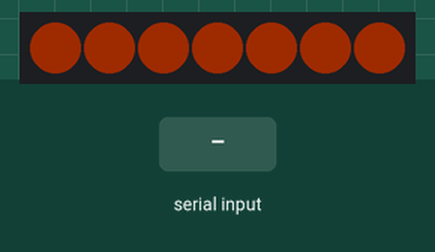
This sketch was run on a simulated Arduino Uno, built with avr-gcc and run on an emulated ATmega328P. Shown: 7 RGB LEDs in strip order, left to right. The test bench sets the inputs (shaded band). Dim RGB values are drawn brighter than linear; the strip is taken to match the declared colour order.

Above: at 0.1 s.
1.3 s: "90,45\n" received over Serial
At 2.7 s:
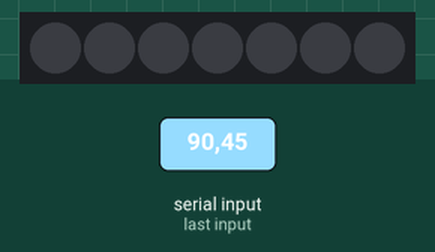
3.8 s: "30,150\n" received over Serial
At 5.1 s:
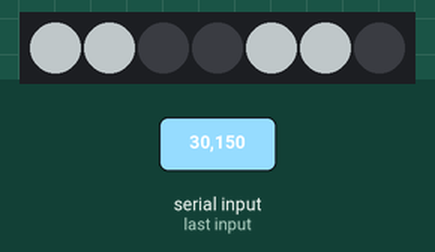
Timing chart, 0 to 10.2 s (numbered marks = the images above; inputs shaded):
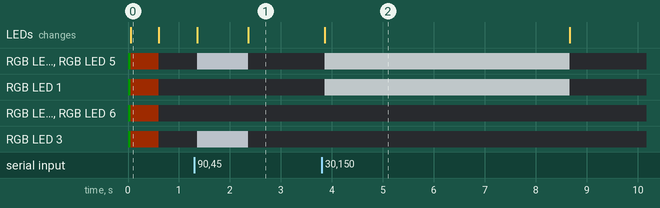

Measured:
- after the input at 1.3 s, RGB LED 0, RGB LED 3–5: off → RGB(97, 101, 105) after 0.05 s, → off 1.0 s later; the LEDs: first change after 0.05 s (image 1 shows a later state)
- after the input at 3.8 s, RGB LED 0, RGB LED 1, RGB LED 4, RGB LED 5: off → RGB(97, 101, 102) after 0.06 s, → off 4.8 s later; the LEDs: change after 0.06 s (image 2)
- what the display in image 0 shows lasts 0.5 s, from 0.1 s to 0.6 s

The sketch:

led_over_usb.ino
```cpp
#include <Adafruit_NeoPixel.h>

#define PIN 10

Adafruit_NeoPixel pixels = Adafruit_NeoPixel(7, PIN, NEO_RGBW);
int indexByte = 0;
int redByte = 0;
int greenByte = 0;
int blueByte = 0;
int whiteByte = 0;
int timebyte = 0;

boolean isSerialMonitor = false;

class OffEvent {
  public:
    uint32_t atTime;
    int index;
    OffEvent() {}
};
OffEvent offEvents[16];
int offEventLength = 0;


void setup() {
  pixels.begin();
  showAlive(20, 0, 0);
  Serial.begin(9600);
  while(!Serial);
  delay(50);
  showAlive(8, 30, 0);
}

void showAlive(int r, int g, int b) {
  setRGB(127, r, g, b, 0);
  addOffEvent(millis() + 500, 127);
}

void loop() {
  //Turn LEDs off after specified time
  if (offEventLength > 0 && offEvents[offEventLength-1].atTime < millis()) {
    setRGB(offEvents[offEventLength-1].index, 0, 0, 0, 0);
    offEventLength--;
  }

  //Read new data
  if (Serial.available() >= 6) {
    if (!readValues()) {
      return;
    }
    execute();
  }
  delay(50);
}

boolean readValues() {
    indexByte = monitorAdjust(Serial.read());
    redByte = monitorAdjust(Serial.read());
    greenByte = monitorAdjust(Serial.read());
    blueByte = monitorAdjust(Serial.read());
    whiteByte = monitorAdjust(Serial.read());
    timebyte = monitorAdjust(Serial.read());
    return indexByte != -1 && redByte != -1 && greenByte != -1
      && blueByte != -1 && whiteByte != -1 && timebyte != -1;
}

int monitorAdjust(int val) {
  if (!isSerialMonitor) {
    return val;
  }
  if (val >= 48 && val <= 57) { //ascii 0-9 -> int 0-9
    return val - 48;
  }
  return val * 2; //cause ascii 0-127 and i want full byte range
}


void execute() {
  if (indexByte == 255) {
    dumpSerial();
  }

  setRGB(indexByte, redByte, greenByte, blueByte, whiteByte);
  addOffEvent(millis() + (timebyte * 100), indexByte);
}

void dumpSerial() {
  while (Serial.available() > 0) {
    Serial.read();
  }
}

void setRGB(int index, int red, int green, int blue, int white) {
  unsigned int mask;
  int maskPos=6;
  for (mask = 0b01000000; mask != 0; mask >>= 1) {
    if (index & mask) {
      pixels.setPixelColor(maskPos, pixels.Color(green, red, blue, white));
    }
    maskPos--;
  }
  pixels.show();
}

void addOffEvent(uint32_t atTime, int index) {
  if(offEventLength == 16) {
    return;
  }
  int currentIndex = offEventLength;
  while(currentIndex > 0 && offEvents[currentIndex-1].atTime < atTime) {
    offEvents[currentIndex].atTime = offEvents[currentIndex-1].atTime;
    offEvents[currentIndex].index = ~index & offEvents[currentIndex-1].index; //remove leds that got overridden by a later event
    currentIndex--;
  }
  offEventLength++;
  offEvents[currentIndex].atTime = atTime;
  offEvents[currentIndex].index = index;

}
```
